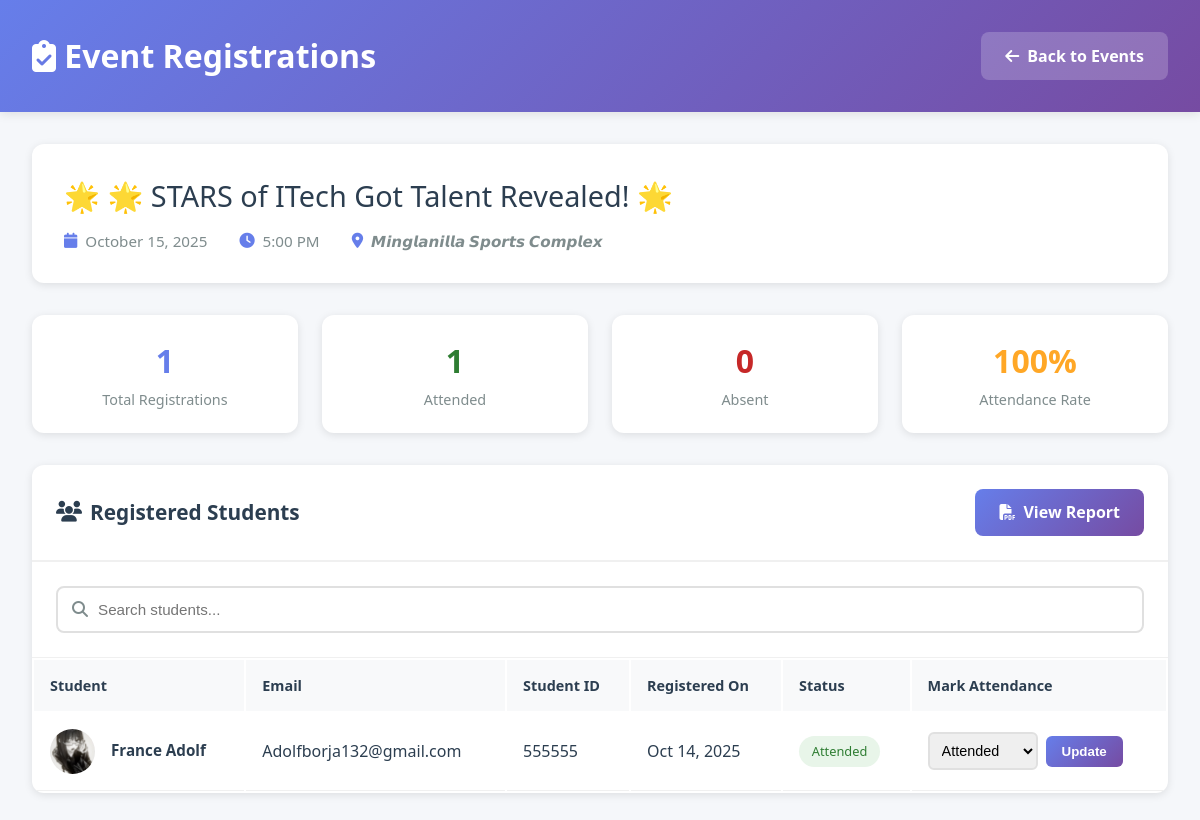
/sao-staff/view-registrations.php?id=2 (signed in), run on the app's committed database.
### tables this page shows
CREATE TABLE `events` (
  `event_id` int(11) NOT NULL,
  `event_title` varchar(255) NOT NULL,
  `event_description` text NOT NULL,
  `event_category` varchar(100) DEFAULT NULL,
  `event_venue` varchar(255) NOT NULL,
  `event_date` date NOT NULL,
  `event_time` time NOT NULL,
  `event_end_time` time DEFAULT NULL,
  `event_image` varchar(255) DEFAULT 'default-event.jpg',
  `max_participants` int(11) DEFAULT NULL,
  `registration_deadline` datetime DEFAULT NULL,
  `is_published` tinyint(1) DEFAULT 0,
  `created_by` int(11) NOT NULL,
  `created_at` timestamp NOT NULL DEFAULT current_timestamp(),
  `updated_at` timestamp NOT NULL DEFAULT current_timestamp() ON UPDATE current_timestamp()
);

CREATE TABLE `event_registrations` (
  `registration_id` int(11) NOT NULL,
  `event_id` int(11) NOT NULL,
  `user_id` int(11) NOT NULL,
  `registration_date` timestamp NOT NULL DEFAULT current_timestamp(),
  `attendance_status` enum('registered','attended','absent','cancelled') DEFAULT 'registered',
  `registered_at` datetime DEFAULT current_timestamp(),
  `status` varchar(20) DEFAULT 'pending'
);

CREATE TABLE `users` (
  `user_id` int(11) NOT NULL,
  `first_name` varchar(100) NOT NULL,
  `last_name` varchar(100) NOT NULL,
  `email` varchar(150) NOT NULL,
  `password` varchar(255) NOT NULL,
  `user_type` enum('student','sao_staff','admin') NOT NULL,
  `student_id` varchar(50) DEFAULT NULL,
  `profile_picture` varchar(255) DEFAULT 'default.jpg',
  `email_verified` tinyint(1) DEFAULT 0,
  `verification_token` varchar(100) DEFAULT NULL,
  `reset_token` varchar(100) DEFAULT NULL,
  `reset_token_expiry` datetime DEFAULT NULL,
  `status` enum('active','inactive','suspended') DEFAULT 'active',
  `created_at` timestamp NOT NULL DEFAULT current_timestamp(),
  `last_activity` datetime DEFAULT NULL,
  `updated_at` timestamp NOT NULL DEFAULT current_timestamp() ON UPDATE current_timestamp()
);

### sao-staff/view-registrations.php (the view, shortened to what this page needs)
<?php
require_once '../config/database.php';
$user_id = $_SESSION['user_id'];
$event_id = isset($_GET['id']) ? intval($_GET['id']) : 0;
$event_query = "SELECT * FROM events WHERE event_id = ? AND created_by = ?";
$stmt = $conn->prepare($event_query);
$stmt->bind_param("ii", $event_id, $user_id);
$stmt->execute();
$event = $stmt->get_result()->fetch_assoc();
$registrations_query = "SELECT er.*, u.first_name, u.last_name, u.email, u.student_id, u.profile_picture, u.user_id
                        FROM event_registrations er
                        JOIN users u ON er.user_id = u.user_id
                        WHERE er.event_id = ?
                        ORDER BY er.registration_date DESC";
$stmt = $conn->prepare($registrations_query);
$stmt->bind_param("i", $event_id);
$stmt->execute();
$registrations = $stmt->get_result();
$total_registered = $registrations->num_rows;
$attended_count = $conn->query("SELECT COUNT(*) as count FROM event_registrations WHERE event_id = $event_id AND attendance_status = 'attended'")->fetch_assoc()['count'];
$absent_count = $conn->query("SELECT COUNT(*) as count FROM event_registrations WHERE event_id = $event_id AND attendance_status = 'absent'")->fetch_assoc()['count'];
$attendance_rate = $total_registered > 0 ? round(($attended_count / $total_registered) * 100, 1) : 0;
?>
<!DOCTYPE html>
<html lang="en">
<head>
    <link rel="stylesheet" href="https://cdnjs.cloudflare.com/ajax/libs/font-awesome/6.4.0/css/all.min.css">
</head>
<body>
    <div class="header">
        <div class="header-content">
            <h1><i class="fas fa-clipboard-check"></i> Event Registrations</h1>
            <a href="manage-events.php" class="back-btn">
                <i class="fas fa-arrow-left"></i>
                Back to Events
            </a>
        </div>
    </div>
    <div class="container">
        <div class="event-info">
            <div class="event-title">
                🌟 <?php echo htmlspecialchars($event['event_title']); ?>
            </div>
            <div class="event-meta">
                <div class="meta-item">
                    <i class="fas fa-calendar"></i>
                    <?php echo date('F j, Y', strtotime($event['event_date'])); ?>
                </div>
                <div class="meta-item">
                    <i class="fas fa-clock"></i>
                    <?php echo date('g:i A', strtotime($event['event_time'])); ?>
                </div>
                <div class="meta-item">
                    <i class="fas fa-map-marker-alt"></i>
                    <?php echo htmlspecialchars($event['event_venue']); ?>
                </div>
            </div>
        </div>
        <div class="stats-grid">
            <div class="stat-card total">
                <h3><?php echo $total_registered; ?></h3>
                <p>Total Registrations</p>
            </div>
            <div class="stat-card attended">
                <h3><?php echo $attended_count; ?></h3>
                <p>Attended</p>
            </div>
            <div class="stat-card absent">
                <h3><?php echo $absent_count; ?></h3>
                <p>Absent</p>
            </div>
            <div class="stat-card pending">
                <h3><?php echo $attendance_rate; ?>%</h3>
                <p>Attendance Rate</p>
            </div>
        </div>
        <div class="registrations-card">
            <div class="card-header">
                <h2><i class="fas fa-users"></i> Registered Students</h2>
                <a href="export-registrations.php?id=<?php echo $event_id; ?>" class="export-btn">
                    <i class="fas fa-file-pdf"></i>
                    View Report
                </a>
            </div>
            <div class="search-box" style="position: relative;">
                <i class="fas fa-search search-icon"></i>
                <input type="text" id="searchInput" class="search-input" placeholder="Search students...">
            </div>
            <?php if ($total_registered > 0): ?>
            <table class="registrations-table">
                <thead>
                    <tr>
                        <th>Student</th>
                        <th>Email</th>
                        <th>Student ID</th>
                        <th>Registered On</th>
                        <th>Status</th>
                        <th>Mark Attendance</th>
                    </tr>
                </thead>
                <tbody id="registrationsTable">
                    <?php
                    mysqli_data_seek($registrations, 0);
                    while ($reg = $registrations->fetch_assoc()):
                        $avatar = $reg['profile_picture'] != 'default.jpg'
                            ? '../assets/images/profiles/' . $reg['profile_picture']
                            : '../assets/images/default-avatar.png';
                    ?>
                    <tr>
                        <td>
                            <div class="student-cell">
                                <img src="<?php echo htmlspecialchars($avatar); ?>" alt="Student" class="student-avatar">
                                <div class="student-info">
                                    <h4><?php echo htmlspecialchars($reg['first_name'] . ' ' . $reg['last_name']); ?></h4>
                                </div>
                            </div>
                        </td>
                        <td><?php echo htmlspecialchars($reg['email']); ?></td>
                        <td><?php echo htmlspecialchars($reg['student_id']); ?></td>
                        <td><?php echo date('M j, Y', strtotime($reg['registration_date'])); ?></td>
                        <td>
                            <span class="badge <?php echo $reg['attendance_status']; ?>">
                                <?php echo ucfirst($reg['attendance_status']); ?>
                            </span>
                        </td>
                        <td>
                            <form method="POST" class="attendance-form">
                                <select name="attendance_status" class="attendance-select">
                                    <option value="attended" <?php echo $reg['attendance_status'] == 'attended' ? 'selected' : ''; ?>>Attended</option>
                                </select>
                                <button type="submit" name="update_attendance" class="update-btn">Update</button>
                            </form>
                        </td>
                    </tr>
                    <?php endwhile; ?>
                </tbody>
            </table>
            <?php endif; ?>
        </div>
    </div>
</body>
</html>

### sao-staff/view-registrations.php (style rules this page uses)
* { margin: 0; padding: 0; box-sizing: border-box; }
body { font-family: 'Segoe UI', Tahoma, Geneva, Verdana, sans-serif; background: #f5f7fa; color: #2c3e50; }
.header { background: linear-gradient(135deg, #667eea 0%, #764ba2 100%); color: white; padding: 2rem; box-shadow: 0 2px 10px rgba(0,0,0,0.1); }
.header-content { max-width: 1200px; margin: 0 auto; display: flex; justify-content: space-between; align-items: center; }
.back-btn { display: inline-flex; align-items: center; gap: 0.5rem; padding: 0.8rem 1.5rem; background: rgba(255,255,255,0.2); color: white; text-decoration: none; border-radius: 8px; font-weight: 600; transition: all 0.3s ease; }
.container { max-width: 1200px; margin: 2rem auto; padding: 0 2rem; }
.event-info { background: white; padding: 2rem; border-radius: 12px; box-shadow: 0 2px 8px rgba(0,0,0,0.1); margin-bottom: 2rem; }
.event-title { font-size: 1.8rem; color: #2c3e50; margin-bottom: 1rem; display: flex; align-items: center; gap: 0.8rem; }
.event-meta { display: flex; gap: 2rem; color: #7f8c8d; font-size: 0.95rem; }
.meta-item { display: flex; align-items: center; gap: 0.5rem; }
.meta-item i { color: #667eea; }
.stats-grid { display: grid; grid-template-columns: repeat(auto-fit, minmax(200px, 1fr)); gap: 1.5rem; margin-bottom: 2rem; }
.stat-card { background: white; padding: 1.5rem; border-radius: 12px; box-shadow: 0 2px 8px rgba(0,0,0,0.1); text-align: center; }
.stat-card h3 { font-size: 2rem; margin-bottom: 0.5rem; }
.stat-card p { color: #7f8c8d; font-size: 0.9rem; }
.stat-card.total h3 { color: #667eea; }
.stat-card.attended h3 { color: #2e7d32; }
.stat-card.absent h3 { color: #c62828; }
.stat-card.pending h3 { color: #ffa726; }
.registrations-card { background: white; border-radius: 12px; box-shadow: 0 2px 8px rgba(0,0,0,0.1); overflow: hidden; }
.card-header { padding: 1.5rem; border-bottom: 2px solid #f0f0f0; display: flex; justify-content: space-between; align-items: center; }
.card-header h2 { font-size: 1.3rem; color: #2c3e50; display: flex; align-items: center; gap: 0.5rem; }
.export-btn { display: inline-flex; align-items: center; gap: 0.5rem; padding: 0.8rem 1.5rem; background: linear-gradient(135deg, #667eea 0%, #764ba2 100%); color: white; text-decoration: none; border-radius: 8px; font-weight: 600; transition: all 0.3s ease; }
.search-box { padding: 1.5rem; border-bottom: 1px solid #f0f0f0; }
.search-input { width: 100%; padding: 0.8rem 1rem 0.8rem 2.5rem; border: 2px solid #e0e0e0; border-radius: 8px; font-size: 0.95rem; transition: border-color 0.3s ease; }
.search-icon { position: absolute; left: 2.5rem; top: 50%; transform: translateY(-50%); color: #7f8c8d; }
.registrations-table { width: 100%; }
.registrations-table thead { background: #f8f9fa; }
.registrations-table th { padding: 1rem; text-align: left; font-weight: 600; color: #2c3e50; font-size: 0.9rem; }
.registrations-table td { padding: 1rem; border-bottom: 1px solid #f0f0f0; }
.student-cell { display: flex; align-items: center; gap: 1rem; }
.student-avatar { width: 45px; height: 45px; border-radius: 50%; object-fit: cover; }
.student-info h4 { color: #2c3e50; font-size: 0.95rem; margin-bottom: 0.2rem; }
.badge { display: inline-block; padding: 0.4rem 0.8rem; border-radius: 20px; font-size: 0.8rem; font-weight: 500; }
.badge.attended { background: #e8f5e9; color: #2e7d32; }
.attendance-form { display: flex; gap: 0.5rem; align-items: center; }
.attendance-select { padding: 0.5rem; border: 2px solid #e0e0e0; border-radius: 6px; font-size: 0.9rem; cursor: pointer; }
.update-btn { padding: 0.5rem 1rem; background: linear-gradient(135deg, #667eea 0%, #764ba2 100%); color: white; border: none; border-radius: 6px; font-weight: 600; cursor: pointer; transition: all 0.3s ease; }

### data on the page
events: event_title "🌟 STARS of ITech Got Talent Revealed! 🌟", event_date "October 15, 2025", event_time "5:00 PM", event_venue "𝙈𝙞𝙣𝙜𝙡𝙖𝙣𝙞𝙡𝙡𝙖 𝙎𝙥𝙤𝙧𝙩𝙨 𝘾𝙤𝙢𝙥𝙡𝙚𝙭"
event_registrations: user.profile_picture (picture), user.last_name "France Adolf", user.email "Adolfborja132@gmail.com", user.student_id "555555", registration_date "Oct 14, 2025", attendance_status "Attended"

### other printed values
$total_registered "1"
$attended_count "1"
$absent_count "0"
$attendance_rate "100"
